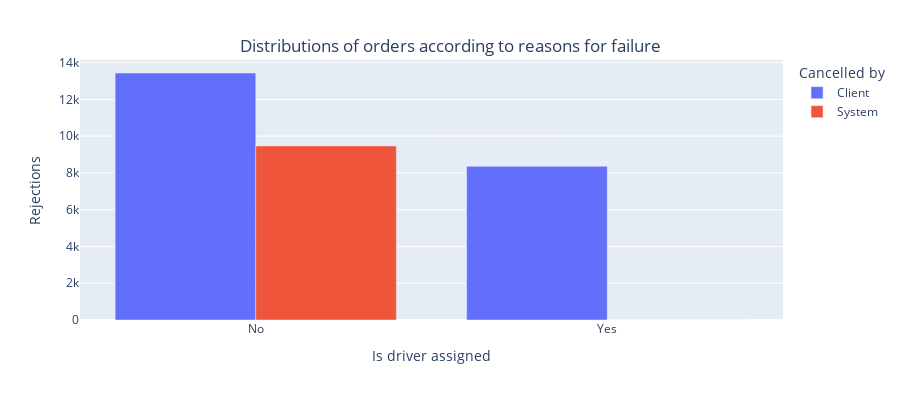

The code cell stored with this chart in its notebook:
### Code cell
q1 = q1.rename(columns={'is_driver_assigned_key':'Driver_assigned?','order_status_key':'Cancelledby'})
fig = px.bar(q1, x='Driver_assigned?', y="rejections",
             color='Cancelledby', barmode='group',
             height=400)

fig.update_layout(
    title={'text':'Distributions of orders according to reasons for failure',
           'y':0.9,
           'x':0.5,
           'xanchor': 'center',
           'yanchor': 'top'},
    xaxis_title="Is driver assigned",
    yaxis_title="Rejections",
    legend_title="Cancelled by"
)

             
fig.show()

### Figure 1 — Plotly figure (JSON) as saved in the notebook; plotly's stock layout.template omitted (floating-point values rounded to 4 significant figures)
{"data": [{"alignmentgroup": "True", "hovertemplate": "Cancelledby=Client<br>Driver_assigned?=%{x}<br>rejections=%{y}<extra></extra>", "legendgroup": "Client", "marker": {"color": "#636efa", "pattern": {"shape": ""}}, "name": "Client", "offsetgroup": "Client", "orientation": "v", "showlegend": true, "textposition": "auto", "type": "bar", "x": ["No", "Yes"], "xaxis": "x", "y": [13435, 8360], "yaxis": "y"}, {"alignmentgroup": "True", "hovertemplate": "Cancelledby=System<br>Driver_assigned?=%{x}<br>rejections=%{y}<extra></extra>", "legendgroup": "System", "marker": {"color": "#EF553B", "pattern": {"shape": ""}}, "name": "System", "offsetgroup": "System", "orientation": "v", "showlegend": true, "textposition": "auto", "type": "bar", "x": ["No", "Yes"], "xaxis": "x", "y": [9469, 4], "yaxis": "y"}], "layout": {"barmode": "group", "height": 400, "legend": {"title": {"text": "Cancelled by"}, "tracegroupgap": 0}, "margin": {"t": 60}, "title": {"text": "Distributions of orders according to reasons for failure", "x": 0.5, "xanchor": "center", "y": 0.9, "yanchor": "top"}, "xaxis": {"anchor": "y", "domain": [0, 1], "title": {"text": "Is driver assigned"}}, "yaxis": {"anchor": "x", "domain": [0, 1], "title": {"text": "Rejections"}}}}
